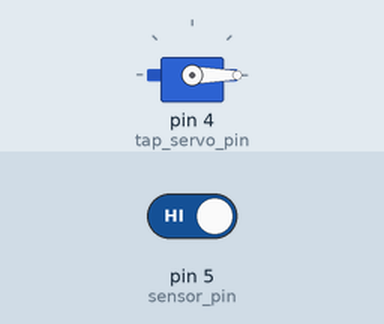
Simulated run of this sketch. Board: Arduino Uno, built with avr-gcc and run on an emulated ATmega328P. On the bench: servo. The test bench sets the inputs (shaded band); at power-on: pin 5 (sensor_pin) HIGH.

Above: at 1.2 s.
1.3 s: pin 5 (sensor_pin) driven LOW
At 2.3 s:
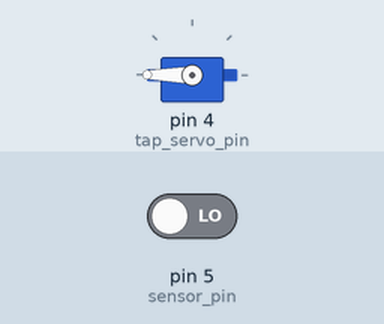
2.8 s: pin 5 (sensor_pin) driven HIGH
At 3.4 s:
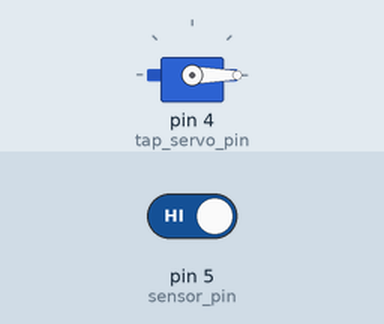
Timing chart, 0 to 5.8 s (numbered marks = the images above; inputs shaded):
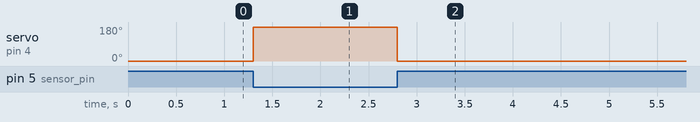

The sketch:

sketch_rain_servo.ino
```cpp
#include <Servo.h>

#include <Servo.h>

Servo tap_servo;

int sensor_pin = 5;
int tap_servo_pin = 4 ;
int val;

void setup(){
  pinMode(sensor_pin,INPUT);
  tap_servo.attach(tap_servo_pin);

}

void loop(){
  val = digitalRead(sensor_pin);

  if (val==0)
  {tap_servo.write(180);
  }
  if (val==1)
  {tap_servo.write(0);
    }
}
```

Measured:
- after the input at 1.3 s, servo on pin 4 (tap_servo_pin): 0° → 180° at once
- after the input at 2.8 s, servo on pin 4 (tap_servo_pin): 180° → 0° at once
